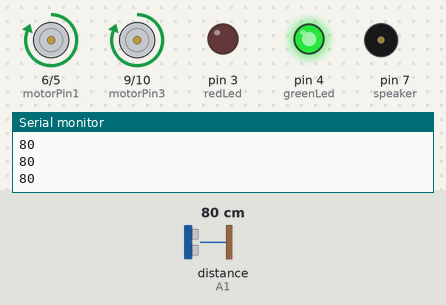
The sketch below on a simulated Arduino Uno, built with avr-gcc and run on an emulated ATmega328P. On the bench: motor-driver pin pairs drawn as motors (green arrow = first pin HIGH = forward, orange = second pin HIGH = backward, longer = more drive), output pins drawn as LEDs (lit = HIGH), buzzer (waves = sounding), the last lines printed to the serial monitor. Dashed ring = blinking. The inputs (shaded band) are chosen by the test bench; at power-on: distance to the obstacle (sensor on A1) 80 cm. The echo pulse lasts 58.3 µs per cm.

Above: at 1.2 s.
1.3 s: distance to the obstacle (sensor on A1) set to 22 cm
2.8 s: distance to the obstacle (sensor on A1) set to 17 cm
At 3.2 s:
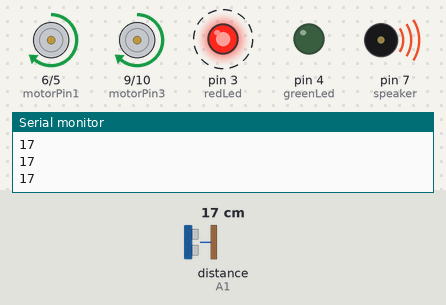
5.8 s: distance to the obstacle (sensor on A1) set to 6 cm
8.8 s: distance to the obstacle (sensor on A1) set to 3 cm
At 10.0 s:
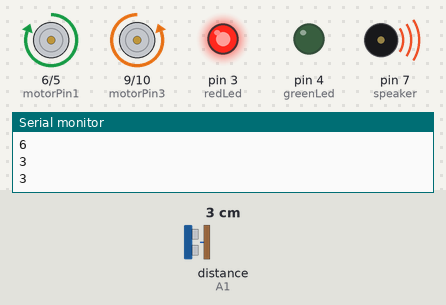
10.3 s: distance to the obstacle (sensor on A1) set to 35 cm
At 11.7 s:
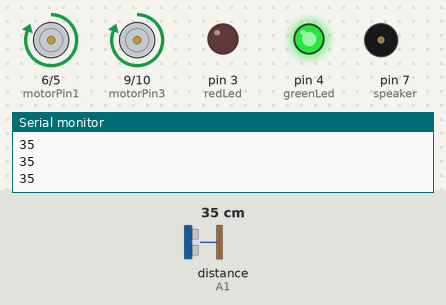
12.4 s: distance to the obstacle (sensor on A1) set to 2 cm
At 12.8 s:
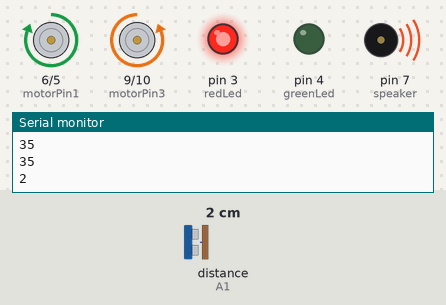
Timing chart, 0 to 14.9 s (numbered marks = the images above; inputs shaded):
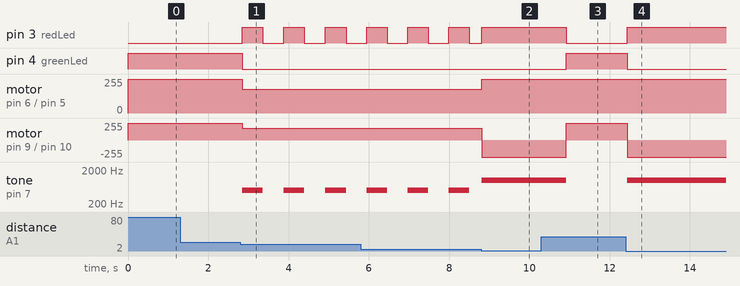

Measured:
- the behaviour switches between 20 and 19 cm on distance to the obstacle (sensor on A1) (found by bisection; images 0 and 1)
- the behaviour switches between 5 and 4 cm on distance to the obstacle (sensor on A1) (found by bisection; images 1 and 2)
- after the input at 2.8 s, pin 3 (redLed): alternates HIGH for 0.52 s and LOW for 0.52 s, starting at once; pin 4 (greenLed): HIGH → LOW at once
- after the input at 8.8 s, motor on pin 6 (motorPin1) / pin 5 (motorPin2): forward 180/255 → forward 255/255 at once; motor on pin 9 (motorPin3) / pin 10 (motorPin4): forward 180/255 → backward 255/255 at once
- after the input at 10.3 s, pin 3 (redLed): HIGH → LOW after 0.61 s; pin 4 (greenLed): LOW → HIGH after 0.61 s; motor on pin 9 (motorPin3) / pin 10 (motorPin4): backward 255/255 → forward 255/255 after 0.61 s; tone on pin 7 (speaker): 1000 Hz → silent after 0.61 s
- after the input at 12.4 s, pin 3 (redLed): LOW → HIGH after 0.05 s; pin 4 (greenLed): HIGH → LOW after 0.05 s; motor on pin 9 (motorPin3) / pin 10 (motorPin4): forward 255/255 → backward 255/255 after 0.05 s; tone on pin 7 (speaker): silent → 1000 Hz after 0.05 s

The sketch:

tiny_robot_v2_without_servo.ino
```cpp
/*        ~~~ Arduino Tiny Robot Vehicle ~~~
                   avoid obstacles
Information at: http://www.ardumotive.com/tiny-robot.html
  dev by Vasilakis Michalis, mi.vasilakis@gmail.com
Project date: 14/12/2013 / Version: 2.0 / updated 21/12/2013
*/
//Include libraries
#include <Ultrasonic.h>
//Ultrasonic variable_name(Trig_Pin, Echo_Pin)
Ultrasonic sensor (A0,A1);
// L293 pins
const int motorPin1  = 6; // Pin  2 of L293
const int motorPin2  = 5; // Pin  7 of L293
const int motorPin3  = 9;  // Pin 10 of L293
const int motorPin4  = 10;  // Pin 14 of L293
//Lights
const int redLed   = 3;
const int greenLed = 4;
//Speaker
const int speaker  = 7;
//Variables
int  distance;
long previousMillis = 0; // Use it to make a red led blink without delay() ! ;)
int  ledState = LOW;      // ledState to LOW.
long interval = 500;    // interval at which to blink (milliseconds), change it if you want!
unsigned long currentMillis;

void setup(){
    Serial.begin(9600);
    // Set pins as outputs:
    pinMode(motorPin1, OUTPUT);
    pinMode(motorPin2, OUTPUT);
    pinMode(motorPin3, OUTPUT);
    pinMode(motorPin4, OUTPUT);
    pinMode(redLed, OUTPUT);
    pinMode(greenLed, OUTPUT);
}
void loop(){
    //Read distanse
    distance=sensor.Ranging(CM);
    //Print distance on rerial port for debuging...
    Serial.println(distance);
    //If object detected < 20 cm, slow down
    if (distance >=5 && distance < 20){
       analogWrite(motorPin1, 180);
       analogWrite(motorPin2, 0);
       analogWrite(motorPin3, 180);
       analogWrite(motorPin4, 0);
       // The following code will make red led to blink without dalay() function
       currentMillis = millis();
       if(currentMillis - previousMillis > interval) {
         // save the last time you blinked the LED
         previousMillis = currentMillis;
         // if the LED is off turn it on and vice-versa:
         if (ledState == LOW){
             ledState = HIGH;
             tone(speaker, 500); //Speaker on
         }
         else{
             ledState = LOW;
             noTone(speaker); //Speaker off
         }
         // set the LED with the ledState of the variable:
         digitalWrite(redLed, ledState);
       }
       /*************************************************************************/
       digitalWrite(greenLed, LOW);
    }
    //If object detected < 5 cm, turn left to avoid object (or right...)
    else if (distance < 5){
       analogWrite(motorPin1, 255);
       analogWrite(motorPin2, 0);
       analogWrite(motorPin3, 0);
       analogWrite(motorPin4, 255);
       digitalWrite(redLed, HIGH);
       digitalWrite(greenLed, LOW);
       tone(speaker, 1000);  //Speaker on
       delay(1000); // small delay, change value if necessary
    }else if (distance < 1){
       analogWrite(motorPin1, 0);
       analogWrite(motorPin2, 180);
       analogWrite(motorPin3, 0);
       analogWrite(motorPin4, 180);
       digitalWrite(redLed, HIGH);
       digitalWrite(greenLed, LOW);
       tone(speaker, 1000);  //Speaker on
       delay(1000); // small delay, change value if necessary
    }
    //No object detected? Ok... all crear to move forward!
    else {
       analogWrite(motorPin1, 255);
       analogWrite(motorPin2, 0);
       analogWrite(motorPin3, 255);
       analogWrite(motorPin4, 0);
       digitalWrite(redLed, LOW);
       digitalWrite(greenLed, HIGH);
       noTone(speaker); //Speaker off
    }
    delay(50);
}
```
